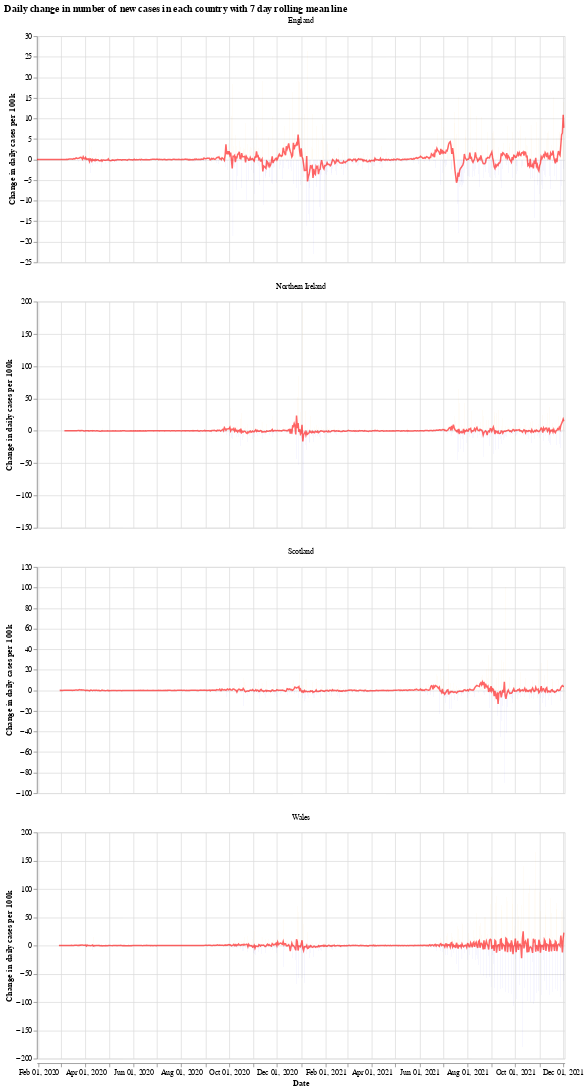

This figure's notebook cell:
### Markdown cell above
We will use the Python library `Altair` for visualising the data, see the [altair docs](https://altair-viz.github.io/) for more information.

First we have a graph which shows the daily change in the number of new cases for each country. This number jumps up and down all over the place, which is likely due to delay in reporting of new cases over the weekend. Another interesting thing is that it looks like the daily cases in Wales experienced a much shorter period of calm over the summer (calm in the sense of daily cases not jumping up and down).

The orange bars are days when the number of new cases (per 100k population) was more than the previous day, while the blue are days when the number of new cases dropped. The red line is the 7 day moving average. 

When the moving average line is below 0, it means that there is a consistent drop in new cases. We can see this clearly happening around the times that lockdowns were introduced (though, to varying degrees). I will update the graphs soon with a marker of when each lockdown started.

### Code cell
# collapse
import altair as alt

bars = alt.Chart(uk_cases).mark_bar().encode(
    x=alt.X("yearmonthdate(date):T", axis=alt.Axis(title='Date')),
    y=alt.Y("casesChangeRate:Q", axis=alt.Axis(title='Change in daily cases per 100k')),
    tooltip='casesChange',
    color=alt.condition(
        alt.datum.casesChangeRate > 0,
        alt.value("orange"),  # The positive color
        alt.value("blue")  # The negative color
    )
).properties(title='Daily change in number of new cases with 7 day rolling mean',width=700).interactive()

line = alt.Chart(uk_cases).mark_line(
    color='red',
    size=2,
    opacity=0.6
).transform_window(
    rolling_mean='mean(casesChangeRate)',
    frame=[0, 7],
    groupby=['areaName']
).encode(
    x='yearmonthdate(date):T',
    y='rolling_mean:Q'
)

alt.layer(bars, line, data=uk_cases).facet(alt.Column(
    'areaName', title=''), columns=1).resolve_scale(y='independent').properties(title='Daily change in number of new cases in each country with 7 day rolling mean line')

### Figure 1 — Vega-Lite specification as saved in the notebook (floating-point values rounded to 4 significant figures; data arrays with more than 128 entries replaced by an {"elided": "..."} marker saying what was removed)
{"config": {"view": {"continuousWidth": 400, "continuousHeight": 300}}, "data": {"name": "data-ed6c36c7ee537ebf0880f4151c30d29f"}, "facet": {"type": "nominal", "field": "areaName", "title": ""}, "spec": {"layer": [{"mark": "bar", "encoding": {"color": {"condition": {"value": "orange", "test": "(datum.casesChangeRate > 0)"}, "value": "blue"}, "tooltip": {"type": "quantitative", "field": "casesChange"}, "x": {"type": "temporal", "axis": {"title": "Date"}, "field": "date", "timeUnit": "yearmonthdate"}, "y": {"type": "quantitative", "axis": {"title": "Change in daily cases per 100k"}, "field": "casesChangeRate"}}, "selection": {"selector001": {"type": "interval", "bind": "scales", "encodings": ["x", "y"]}}, "title": "Daily change in number of new cases with 7 day rolling mean", "width": 700}, {"mark": {"type": "line", "color": "red", "opacity": 0.6, "size": 2}, "encoding": {"x": {"type": "temporal", "field": "date", "timeUnit": "yearmonthdate"}, "y": {"type": "quantitative", "field": "rolling_mean"}}, "transform": [{"window": [{"op": "mean", "field": "casesChangeRate", "as": "rolling_mean"}], "frame": [0, 7], "groupby": ["areaName"]}]}]}, "columns": 1, "resolve": {"scale": {"y": "independent"}}, "title": "Daily change in number of new cases in each country with 7 day rolling mean line", "$schema": "https://vega.github.io/schema/vega-lite/v4.8.1.json", "datasets": {"data-ed6c36c7ee537ebf0880f4151c30d29f": {"elided": "2600 records"}}}
